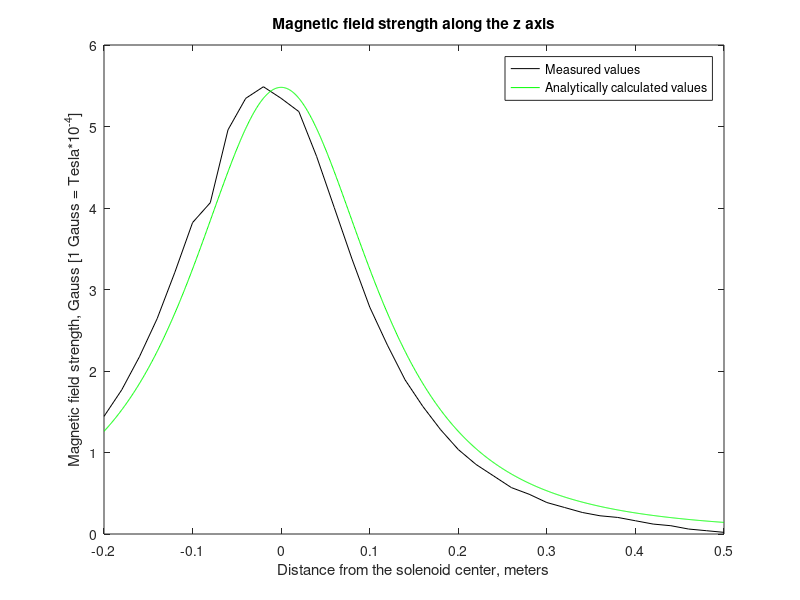

Here is the MATLAB script that generated this plot:
% 
% Author: Togald Nilsson, togald.nilsson@gmail.com
% 
% License: WTFPL, http://sam.zoy.org/wtfpl/
% 
% The license is also avalible in the file WTFPL.txt provided with this program. 
% 
% Usage: func. This function does not take any input arguments. 
% 
% Dependencies: none. This script can be run stand-alone in Matlab.
% 
% Disclaimer: This function is written in a Linux environment, using the FOSS 
% alternative to Matlab called Octave. Therefore, it is not possible to 
% guarantee that it will run on a proprietary Matlab installation. You have 
% been warned. 
% 

clear all;	% Innan start kan det vara en bra idé att rensa samtliga variabler. 

%%%%%%%%%%%%%%%%%%%%%%%%%%%%%%
% 
% Ingående parametrar, konstanter, övrigt
% 
%%%%%%%%%%%%%%%%%%%%%%%%%%%%%%

% Ingående storheter
I=1.04;		% Ström, Ampere
r=0.155;	% Spolens radie, Meter
N=130;		% Spolens antal lindningar
mVtoGauss=1/4.92;	% Faktor för omvandling mellan mV och Gauss

% Parametrar för teoretiska beräkningar
xstep=0.0005;
zstep=0.0005;
xt=[0:xstep:0.2];
y=0;
zt=[-0.2:zstep:0.5];

% This section is problematic, so to speak...
%  
%  P=[0,0,1];
%  vn=100;
%  dv=(2*pi)/vn;
%  v=dv*[1:vn]';
%  d=[P(1)-r*cos(v),P(2)-r*sin(v),P(3)*ones(vn,1)];
%  ds=dv*[-r*sin(v),r*cos(v),zeros(vn,1)];
%  dB=I.*cross(ds,d)./norm(d)^3;
%  B=(10^-3)*sum(dB);


%%%%%%%%%%%%%%%%%%%%%%%%%%%%%
% 
% Mätserie nummer 1, Bz
%
%%%%%%%%%%%%%%%%%%%%%%%%%%%%%

% Numeriskt längs z-axeln


% Analytiskt längs z-axeln
A=(r^2)*pi;			% Spolens area, m^2
d=sqrt(r^2+zt.^2);		% Avstånd från spole till mätpunkt, meter
Bza=10^-3*(2*I*N*A)./(d.^3);	% Magnetisk fältstyrka [1 Gauss = 10^-4 Tesla]

% Mätdata längs z-axeln
% Det här är inte beräknande kod, bara en massa värden definierade som variabler. 
zm=[-0.20:0.02:0.50];
Bzm=mVtoGauss.*[7.1 8.7 10.7 13.0 15.8 18.8 20 24.4 26.3 27 26.3 25.5 22.8 19.7 16.6 13.7 11.4 9.3 7.7 6.3 5.1 4.2 3.5 2.8 2.4 1.9 1.6 1.3 1.1 1 0.8 0.6 0.5 0.3 0.2 0.1];

% Plot längs z-axeln
plot(zm,Bzm,'k',zt,Bza,'g');
xlabel('Distance from the solenoid center, meters');
ylabel('Magnetic field strength, Gauss [1 Gauss = Tesla*10^-^4]');
title('Magnetic field strength along the z axis');
legend('Measured values','Analytically calculated values','Location','NorthEast');


% Numeriskt längs x-axeln


% Mätdata längs x-axeln
% Det här är inte beräknande kod, bara en massa värden definierade som variabler. 


% Plot längs x-axeln


%%%%%%%%%%%%%%%%%%%%%%%%%%%%%
% 
% Mätserie nummer 2, aka the meshgrid
% 
%%%%%%%%%%%%%%%%%%%%%%%%%%%%%

% Beräknad fältstyrka, tredimensionellt


% Mätdata


% Skitsnygg plot


%%%%%%%%%%%%%%%%%%%%%%%%%%%%%
% 
% Mätserie nummer 3, Bx
% 
%%%%%%%%%%%%%%%%%%%%%%%%%%%%%

% Numeriskt längs x-axeln


% Mätdata längs x-axeln


% Plot längs x-axeln
